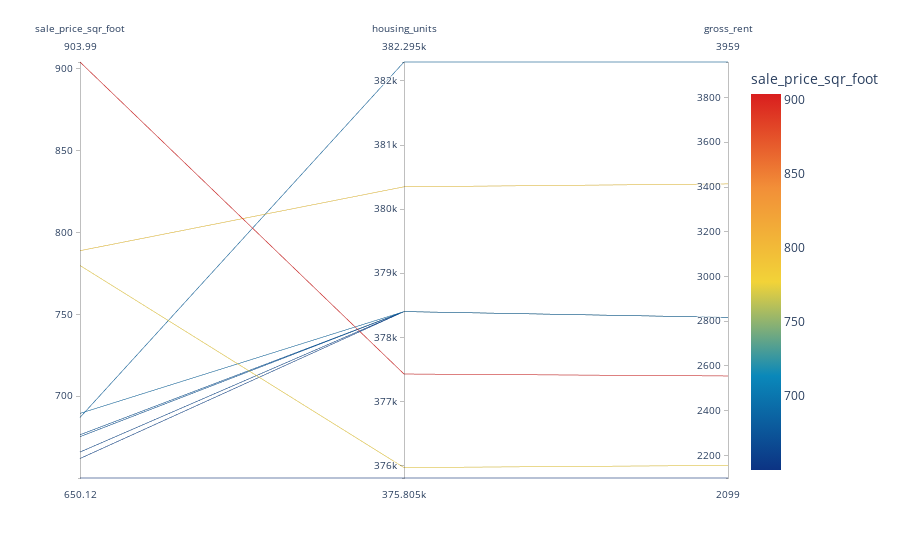

Notebook source saved alongside this figure:
### Markdown cell above
## Parallel Coordinates and Parallel Categories Analysis

In this section, you will use plotly express to create parallel coordinates and parallel categories visualizations so that investors can interactively filter and explore various factors related to the sales price of the neighborhoods. 

Using the DataFrame of Average values per neighborhood (calculated above), create the following visualizations:
1. Create a Parallel Coordinates Plot
2. Create a Parallel Categories Plot

### Code cell
# Parallel Coordinates Plot
top_ten_pcoord = px.parallel_coordinates(top_ten_sale_price, color = "sale_price_sqr_foot", color_continuous_scale = px.colors.diverging.Portland)
top_ten_pcoord

### Figure 1 — Plotly figure (JSON) as saved in the notebook; plotly's stock layout.template omitted (floating-point values rounded to 4 significant figures)
{"data": [{"dimensions": [{"label": "sale_price_sqr_foot", "values": [904.0, 788.8, 779.8, 689.6, 687.1, 676.5, 675.4, 666.0, 662.0, 650.1]}, {"label": "housing_units", "values": [377400.0, 380348, 376000.0, 378401, 382295, 378401, 378401, 378401, 378401, 375805]}, {"label": "gross_rent", "values": [2555.0, 3414, 2155.0, 2817.0, 3959, 2817.0, 2817.0, 2817.0, 2817.0, 2099]}], "domain": {"x": [0, 1], "y": [0, 1]}, "line": {"color": [904.0, 788.8, 779.8, 689.6, 687.1, 676.5, 675.4, 666.0, 662.0, 650.1], "coloraxis": "coloraxis"}, "name": "", "type": "parcoords"}], "layout": {"autosize": true, "coloraxis": {"colorbar": {"title": {"text": "sale_price_sqr_foot"}}, "colorscale": [[0, "rgb(12,51,131)"], [0.25, "rgb(10,136,186)"], [0.5, "rgb(242,211,56)"], [0.75, "rgb(242,143,56)"], [1, "rgb(217,30,30)"]]}, "legend": {"tracegroupgap": 0}, "margin": {"t": 60}}}
